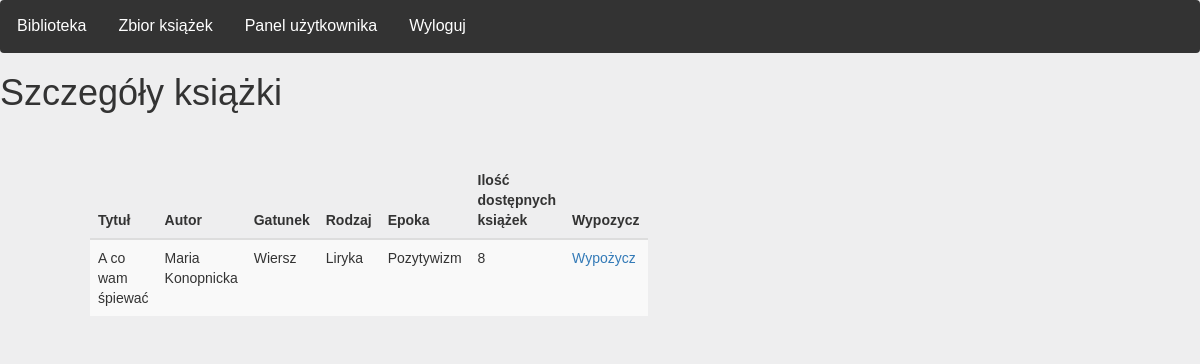
The app's page /index/details/4 (signed in) with its own data.
### main_library/models.py (models this page shows)
class Bookshelf(models.Model):
    kind = models.TextField(default='')
    title = models.TextField(default='')
    author = models.TextField(default='')
    epoch = models.TextField(default='')
    genre = models.TextField(default='')
    quantity = models.IntegerField(default=random.randint(0, 10))

### main_library/views.py (the view)
# urls.py: path('index/details/<int:id>', views.details, name = 'details'),
@login_required
def details(request, id):
    book_details = Bookshelf.objects.get(pk=id)
    return render(
        request,
        "main_library/details.html",
        {'book_details': book_details}
    )

### main_library/templates/main_library/details.html
{% extends "main_library/base.html" %}
{% block content %}
<h1>Szczegóły książki</h1>
<div class="row" style = "backgroundcolor: #F9F8F7">
    <br><br>
<div class="row">
    <div class="col-md-1"></div>
    <div class="col-md-5">
        <table class="table table-dark table-striped" >
            <thead>
              <tr>
                  <th>Tytuł</th>
                  <th>Autor</th>
                  <th>Gatunek</th>
                  <th>Rodzaj</th>
                  <th>Epoka</th>
                  <th>Ilość dostępnych książek</th>
                  <th> Wypozycz</th>
              </tr>
            </thead>
                <tr>
                    <td>{{ book_details.title }} </td>
                    <td> {{ book_details.author }}</td>
                    <td> {{ book_details.genre }} </td>
                    <td> {{ book_details.kind }} </td>
                    <td> {{ book_details.epoch }} </td>
                    <td> {{ book_details.quantity }} </td>
                    <td> <a href="{% url 'rent' book_details.id %}"> Wypożycz </a> </td>
                </tr>
        </table>
    </div>
</div>
{% endblock %}

### main_library/templates/main_library/base.html (style rules this page uses)
body { font-family: Arial, Helvetica, sans-serif; margin: 0; background-color: #EEEEEF; }

### records on screen
Bookshelf: title "A co wam śpiewać", author "Maria Konopnicka", genre "Wiersz", kind "Liryka", epoch "Pozytywizm", quantity "8"
